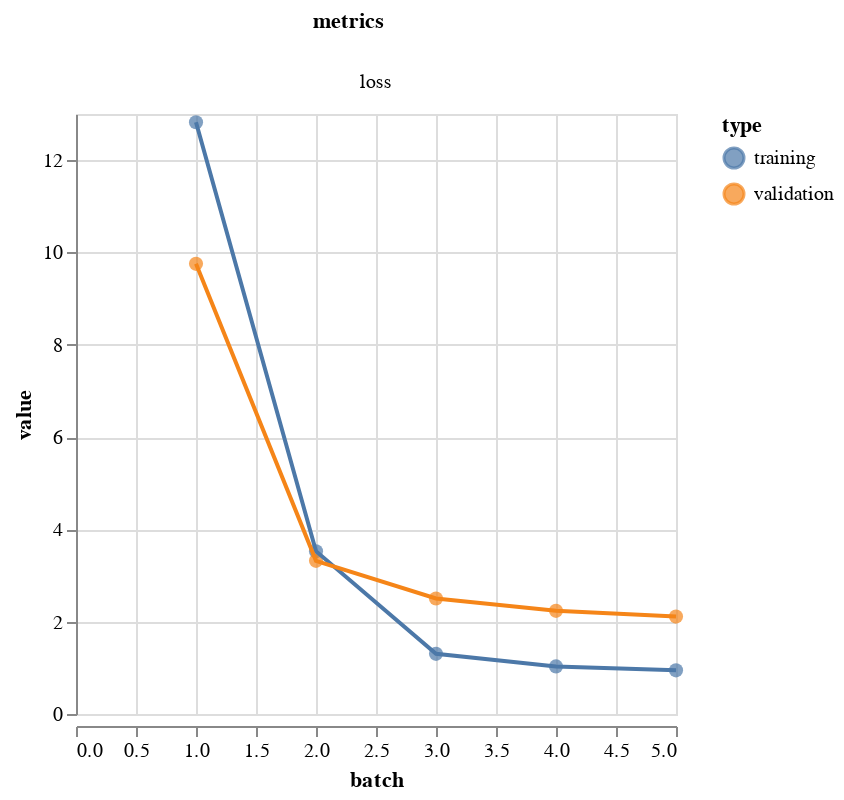

Here is the notebook cell this chart was saved with:
### Code cell
vis.metrics(output.history)

### Figure 1 — Vega-Lite specification as saved in the notebook (floating-point values rounded to 4 significant figures)
{"config": {"view": {"continuousWidth": 300, "continuousHeight": 300}}, "data": {"name": "data-e5420d4ca3b8b6d214f06f690dac6bdf"}, "facet": {"column": {"field": "metrics", "type": "nominal"}}, "spec": {"layer": [{"mark": {"type": "circle", "size": 50}, "encoding": {"color": {"field": "type", "type": "nominal"}, "tooltip": [{"field": "batch", "type": "quantitative"}, {"field": "value", "type": "quantitative"}], "x": {"field": "batch", "type": "quantitative"}, "y": {"field": "value", "type": "quantitative"}}}, {"mark": {"type": "line"}, "encoding": {"color": {"field": "type", "type": "nominal"}, "x": {"field": "batch", "type": "quantitative"}, "y": {"field": "value", "type": "quantitative"}}}], "height": 300, "width": 300}, "resolve": {"scale": {"y": "independent"}}, "$schema": "https://vega.github.io/schema/vega-lite/v5.17.0.json", "datasets": {"data-e5420d4ca3b8b6d214f06f690dac6bdf": [{"batch": 1, "value": 12.82, "type": "training", "metrics": "loss"}, {"batch": 2, "value": 3.527, "type": "training", "metrics": "loss"}, {"batch": 3, "value": 1.304, "type": "training", "metrics": "loss"}, {"batch": 4, "value": 1.031, "type": "training", "metrics": "loss"}, {"batch": 5, "value": 0.9459, "type": "training", "metrics": "loss"}, {"batch": 1, "value": 9.753, "type": "validation", "metrics": "loss"}, {"batch": 2, "value": 3.319, "type": "validation", "metrics": "loss"}, {"batch": 3, "value": 2.504, "type": "validation", "metrics": "loss"}, {"batch": 4, "value": 2.235, "type": "validation", "metrics": "loss"}, {"batch": 5, "value": 2.11, "type": "validation", "metrics": "loss"}]}}
